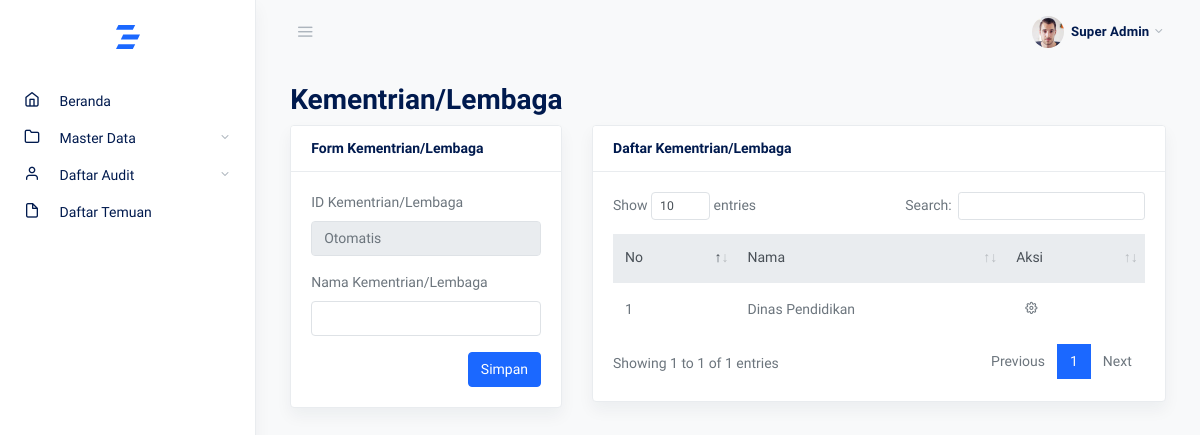
The app's page /kemlem, older data.
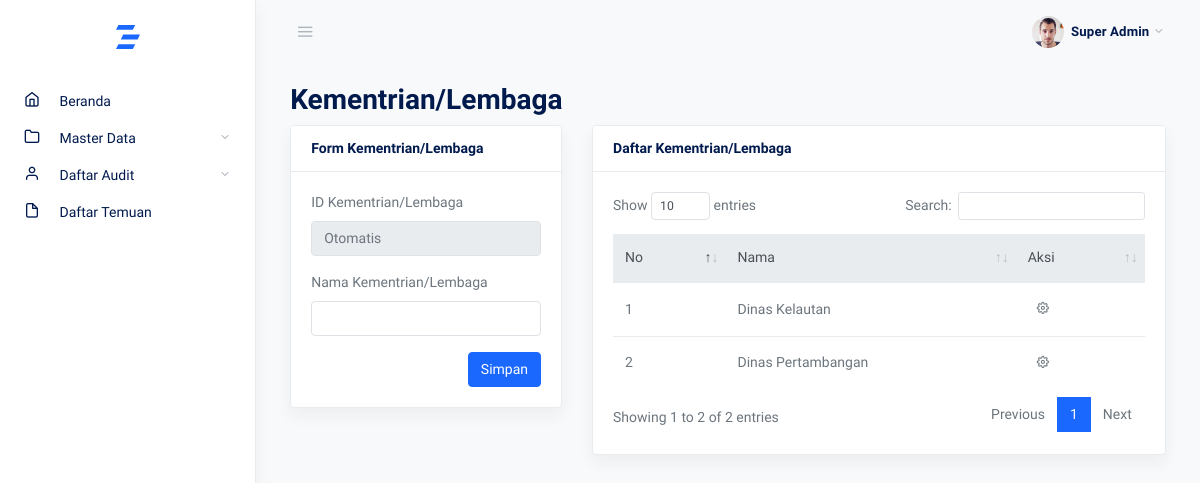
The same page, newer data.
### tables this page shows
CREATE TABLE `kemlem` (
  `id` int(11) NOT NULL,
  `kemlem` varchar(50) NOT NULL
);

### admin.php (called while the page is built, shortened)
<?php
require_once 'views/page/admin/index.php';

### app/controllers/admin/master_data/function_kemlem.php (the view, shortened to what this page needs)
<?php
function tampil_data($mysqli)
{
    $query = "SELECT * FROM kemlem ORDER BY kemlem ASC";
    $to = $mysqli->prepare($query);
    $to->execute();
    $result = $to->get_result();
    $no = 1;
    while ($row = $result->fetch_object()) {
?>
        <tr>
            <td><?= $no; ?></td>
            <td><?= $row->kemlem; ?></td>
            <td>
                <button class="btn btn-sm" type="button" data-toggle="dropdown" aria-haspopup="true" aria-expanded="false">
                    <span class="fe fe-settings"></span>
                </button>
            </td>
        </tr>
<?php
        $no++;
    }
}
?>

### views/page/admin/master_data/kemlem.php (shortened to what this page needs)
<main role="main" class="main-content">
    <div class="container-fluid">
        <div class="row">
            <div class="col-12">
                <h2 class="page-title"><?= $page; ?></h2>
            </div>
        </div>
        <div class="row">
            <div class="col-md-4">
                <div class="card shadow mb-4">
                    <div class="card-header">
                        <strong class="card-title">Form <?= $page; ?></strong>
                    </div>
                    <div class="card-body">
                        <form action="kemlem" method="post">
                            <div class="form-group mb-3">
                                <label>ID Kementrian/Lembaga</label>
                                <input type="text" class="form-control" placeholder="Otomatis" disabled>
                            </div>
                            <div class="form-group mb-3">
                                <label for="nama">Nama Kementrian/Lembaga</label>
                                <input type="text" id="nama" name="kemlem" class="form-control">
                            </div>
                            <button type="submit" name="simpan_data" class="btn btn-primary float-right">Simpan</button>
                        </form>
                    </div>
                </div>
            </div>
            <div class="col-md-8">
                <div class="card shadow mb-4">
                    <div class="card-header">
                        <strong class="card-title">Daftar <?= $page; ?></strong>
                    </div>
                    <div class="card-body">
                        <table class="table datatables" id="dataTable-1">
                            <thead class="thead-light">
                                <tr>
                                    <th>No</th>
                                    <th>Nama</th>
                                    <th>Aksi</th>
                                </tr>
                            </thead>
                            <tbody>
                                <?php tampil_data($mysqli); ?>
                            </tbody>
                        </table>
                    </div>
                </div>
            </div>
        </div>
    </div>
</main>

Row changes from the older to the newer data that the page shows:
removed kemlem: kemlem "Dinas Pendidikan"
added kemlem: kemlem "Dinas Kelautan"
added kemlem: kemlem "Dinas Pertambangan"
Text that changed along with them:
text written by a page script: "Show entries Search: Showing 1 to 1 of 1 entries Previous 1 Next" → "Show entries Search: Showing 1 to 2 of 2 entries Previous 1 Next"
